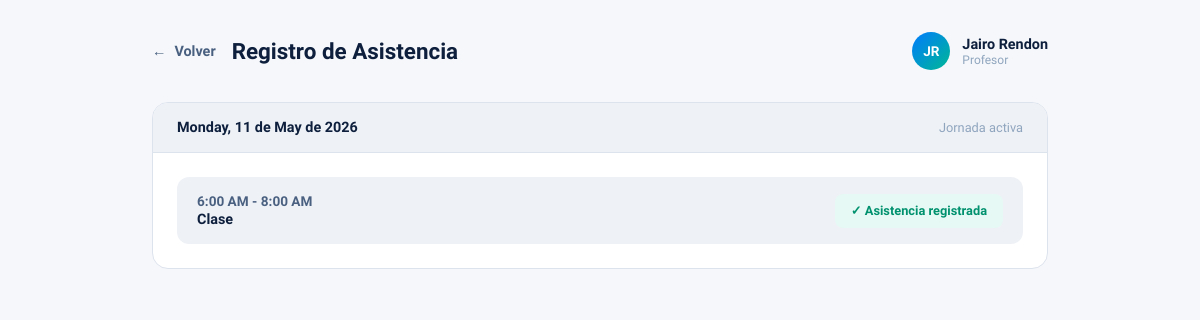
The page /profesores/registro-asistencia/ (signed in) on the database its author committed.
### users/models.py (models this page shows, shortened)
class Rol(models.Model):
    nombre = models.CharField(max_length=50, blank=False, null=False)
    descripcion = models.TextField(max_length=1000, blank=True, null=True)

### Profesores/models.py (models this page shows, shortened)
class Horario(models.Model):
    DIAS = [
        ("LUN", "Lunes"),
        ("MAR", "Martes"),
        ("MIE", "Miercoles"),
        ("JUE", "Jueves"),
        ("VIE", "Viernes"),
        ("SAB", "Sabado"),
    ]
    profesor = models.ForeignKey("Profesor", on_delete=models.CASCADE)
    dia_semana = models.CharField(max_length=3, choices=DIAS)
    hora_inicio = models.TimeField()
    hora_fin = models.TimeField()
    aula = models.CharField(max_length=10)
    es_hora_clase = models.BooleanField(default=True) # Indica si esta hora es una clase programada o una hora de disponibilidad general. Se paga o no
    activo = models.BooleanField(default=True)
    class Meta:
        constraints = [
            models.UniqueConstraint(
                fields=["profesor", "dia_semana", "hora_inicio", "hora_fin"],
                name="unique_horario_profesor_bloque",
            ),
        ]
        indexes = [
            models.Index(fields=["profesor", "dia_semana", "activo"]),
            models.Index(fields=["profesor", "es_hora_clase", "activo"]),
            models.Index(fields=["dia_semana", "es_hora_clase", "activo"]),
        ]

### Profesores/views.py (the view)
# urls.py: path("registro-asistencia/", views.registro_asistencia, name="profesores_registro_asistencia"),
@login_required
@requiere_rol("Profesor")
def registro_asistencia(request):
    profesor = Profesor.objects.select_related("usuario").get(
        usuario_id=request.user.id
    )
    hoy = timezone.localdate()
    horarios_hoy = obtener_horario_hoy(profesor).order_by("hora_inicio")
    asistencias_hoy = {
        a.horario_id: a
        for a in Asistencia.objects.filter(
            profesor=profesor,
            fecha=hoy,
            horario__in=horarios_hoy,
        )
    }
    for horario in horarios_hoy:
        asistencia = asistencias_hoy.get(horario.id)
        horario.ya_registrada = asistencia is not None
        horario.salida = asistencia.hora_salida if asistencia else None
        horario.asistencia_id = asistencia.id if asistencia else None
    context = {
        "profesor_nombre": (
            f"{profesor.usuario.nombre} "
            f"{profesor.usuario.apellido}"
        ).strip(),
        "profesor_iniciales": (
            f"{(profesor.usuario.nombre or 'U')[:1]}"
            f"{(profesor.usuario.apellido or '')[:1]}"
        ).upper(),
        "profesor_rol": "Profesor",
        "horarios_hoy": horarios_hoy,
        "fecha_hoy": hoy,
    }
    return render(
        request,
        "Profesores/registro_asistencia.html",
        context,
    )

### Profesores/utils.py (called while the page is built)
def obtener_horario_hoy(profesor):
    dias = {
        0: "LUN",
        1: "MAR",
        2: "MIE",
        3: "JUE",
        4: "VIE",
        5: "SAB",
    }
    hoy = timezone.localdate()
    dia = dias.get(hoy.weekday())
    if not dia:
        return Horario.objects.none()
    return Horario.objects.filter(profesor=profesor, dia_semana=dia, activo=True)

### Profesores/templates/Profesores/registro_asistencia.html (shortened to what this page needs)
{% load static %}
<!DOCTYPE html>
<html lang="es">
<head>
    <link rel="stylesheet" href="{% static 'css/registro_asistencia_profesor.css' %}">
</head>
<body>
    <div class="container">
        <header class="header">
            <div class="header-left">
                <a href="{% url 'profesores_dashboard' %}" class="back-btn">
                    <span aria-hidden="true">&#x2190;</span>
                    Volver
                </a>
                <h1 class="page-title">Registro de Asistencia</h1>
            </div>
            <div class="header-right">
                <div class="profile-info">
                    <div class="avatar">{{ profesor_iniciales }}</div>
                    <div>
                        <div class="profile-name">{{ profesor_nombre }}</div>
                        <div class="profile-role">{{ profesor_rol }}</div>
                    </div>
                </div>
            </div>
        </header>
        <main class="main">
            <div class="schedule-container">
                <div class="schedule-header">
                    <div class="date">
                        {% if fecha_hoy %}{{ fecha_hoy|date:"l, d \d\e F \d\e Y" }}{% else %}Hoy{% endif %}
                    </div>
                    <div class="time">Jornada activa</div>
                </div>
                <div class="schedule-body">
                    {% if horarios_hoy %}
                        {% for horario in horarios_hoy %}
                            <div class="schedule-item">
                                <div class="schedule-meta">
                                    <div class="schedule-time">{{ horario.hora_inicio|time:"g:i A" }} - {{ horario.hora_fin|time:"g:i A" }}</div>
                                    <div class="schedule-class">
                                        {% if horario.es_hora_clase %}Clase{% else %}Actividad{% endif %}
                                    </div>
                                </div>
                                {% if horario.salida %}
                                    <button class="btn-register is-done" disabled>
                                        ✓ Asistencia registrada
                                    </button>
                                {% endif %}
                            </div>
                        {% endfor %}
                    {% else %}
                        <div class="schedule-item">
                            <div class="schedule-meta">
                                <div class="schedule-class">No tienes clases programadas para hoy.</div>
                            </div>
                        </div>
                    {% endif %}
                </div>
            </div>
        </main>
    </div>
</body>
</html>

### core/static/css/registro_asistencia_profesor.css (style rules this page uses)
:root { --bg: #f5f7fa; --white: #ffffff; --navy: #0d1f3c; --accent: #007BFF; --accent2: #00c6ff; --green: #00b894; --gray-100: #eef1f6; --gray-200: #dde3ed; --gray-400: #8fa5be; --gray-600: #4a6080; }
* { margin: 0; padding: 0; box-sizing: border-box; }
body { font-family: 'Plus Jakarta Sans', sans-serif; background: var(--bg); color: var(--navy); min-height: 100vh; }
.container { width: min(960px, 100%); margin: 0 auto; padding: 2rem; }
.header { display: flex; justify-content: space-between; align-items: center; gap: 1rem; margin-bottom: 2rem; }
.header-left { display: flex; align-items: center; gap: 1rem; }
.back-btn { display: inline-flex; align-items: center; gap: .5rem; color: var(--gray-600); text-decoration: none; font-size: .9rem; font-weight: 600; }
.page-title { font-size: 1.4rem; font-weight: 800; }
.profile-info { display: flex; align-items: center; gap: .75rem; }
.avatar { width: 38px; height: 38px; border-radius: 50%; background: linear-gradient(135deg, var(--accent), var(--green)); display: flex; align-items: center; justify-content: center; font-size: .85rem; font-weight: 700; color: var(--white); }
.profile-name { font-size: .9rem; font-weight: 600; }
.profile-role { font-size: .75rem; color: var(--gray-400); }
.schedule-container { background: var(--white); border-radius: 16px; border: 1px solid var(--gray-200); overflow: hidden; }
.schedule-header { background: var(--gray-100); padding: 1rem 1.5rem; border-bottom: 1px solid var(--gray-200); display: flex; justify-content: space-between; align-items: center; }
.date { font-size: .9rem; font-weight: 700; }
.time { font-size: .8rem; color: var(--gray-400); }
.schedule-body { padding: 1.5rem; display: flex; flex-direction: column; gap: 1rem; }
.schedule-item { background: var(--gray-100); border-radius: 12px; padding: 1rem 1.25rem; display: flex; justify-content: space-between; align-items: center; gap: 1rem; }
.schedule-meta { display: flex; flex-direction: column; gap: .15rem; }
.schedule-time { font-size: .85rem; font-weight: 600; color: var(--gray-600); }
.schedule-class { font-size: .9rem; font-weight: 700; }
.btn-register { background: linear-gradient(135deg, var(--accent), var(--accent2)); color: var(--white); border: none; border-radius: 8px; padding: .6rem 1rem; font-family: 'Plus Jakarta Sans', sans-serif; font-size: .8rem; font-weight: 600; cursor: pointer; transition: transform .15s, opacity .2s; }
.btn-register.is-done { background: #e6f9f4; color: #00916e; }

### rows shown on the page
Rol: nombre "Profesor"
Horario: hora_inicio "6:00 AM", hora_fin "8:00 AM", es_hora_clase "Clase", shows "✓ Asistencia registrada"

### other values the page prints
{{ profesor_iniciales }} "JR"
{{ profesor_nombre }} "Jairo Rendon"
{{ fecha_hoy|date:"l, d \d\e F \d\e Y" }} "Monday, 11 de May de 2026"
